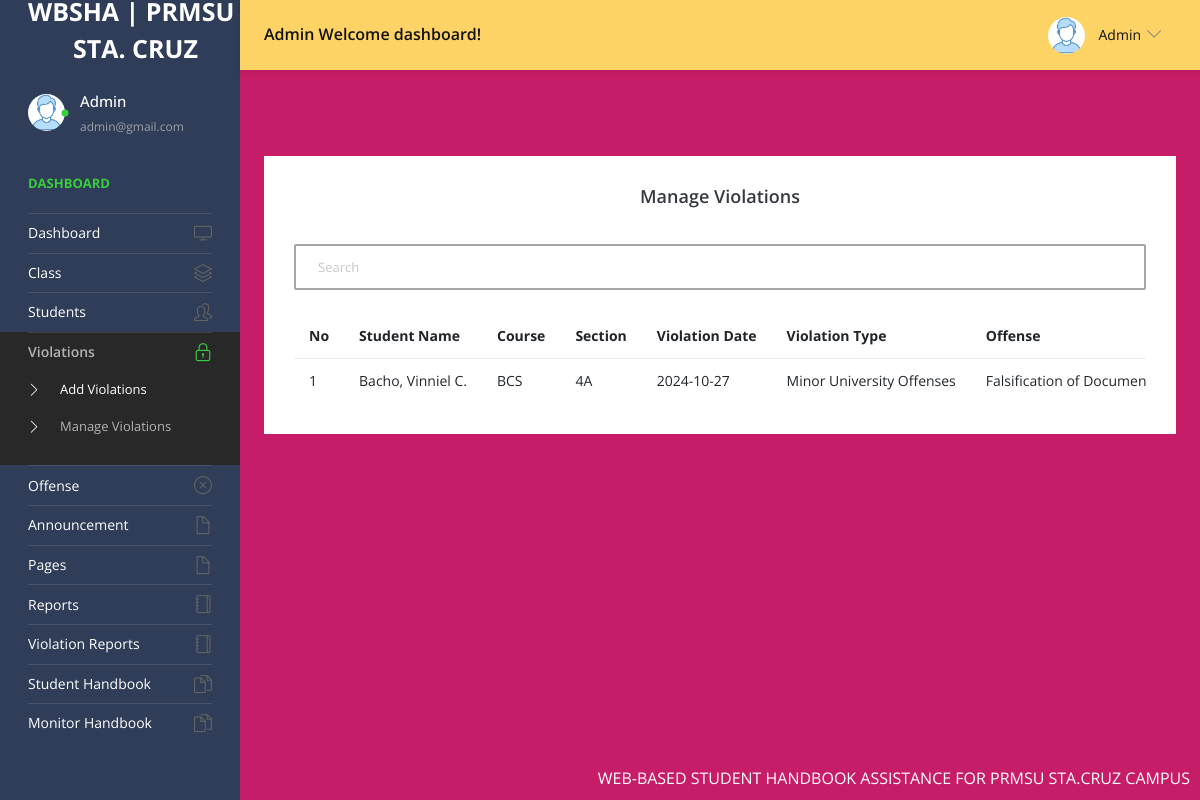
/admin/manage-violations.php (signed in), run on the app's committed database.
### tables this page shows
CREATE TABLE `violations` (
  `id` int(11) NOT NULL,
  `student_id` int(11) NOT NULL,
  `violation_date` date NOT NULL,
  `violation_type` varchar(255) NOT NULL,
  `description` text DEFAULT NULL,
  `Sanction` int(11) NOT NULL,
  `penalty` varchar(255) DEFAULT NULL,
  `created_at` timestamp NOT NULL DEFAULT current_timestamp(),
  `updated_at` timestamp NOT NULL DEFAULT current_timestamp() ON UPDATE current_timestamp()
);

CREATE TABLE `tblstudent` (
  `ID` int(10) NOT NULL,
  `StudentName` varchar(200) DEFAULT NULL,
  `StudentEmail` varchar(200) DEFAULT NULL,
  `StudentClass` varchar(100) DEFAULT NULL,
  `Gender` varchar(50) DEFAULT NULL,
  `DOB` date DEFAULT NULL,
  `StuID` varchar(200) DEFAULT NULL,
  `FatherName` mediumtext DEFAULT NULL,
  `MotherName` mediumtext DEFAULT NULL,
  `ContactNumber` bigint(10) DEFAULT NULL,
  `AltenateNumber` bigint(10) DEFAULT NULL,
  `Address` mediumtext DEFAULT NULL,
  `UserName` varchar(200) DEFAULT NULL,
  `Password` varchar(200) DEFAULT NULL,
  `Image` varchar(200) DEFAULT NULL,
  `DateofAdmission` timestamp NULL DEFAULT current_timestamp(),
  `verify` int(11) NOT NULL DEFAULT 0,
  `isReading` tinyint(1) NOT NULL DEFAULT 0,
  `last_seen` datetime DEFAULT current_timestamp(),
  `code` varchar(255) NOT NULL
);

CREATE TABLE `tblclass` (
  `ID` int(5) NOT NULL,
  `ClassName` varchar(50) DEFAULT NULL,
  `Section` varchar(20) DEFAULT NULL,
  `CreationDate` timestamp NULL DEFAULT current_timestamp()
);

### admin/manage-violations.php (the view, shortened to what this page needs)
<?php
include('includes/dbconnection.php');
if (strlen($_SESSION['sturecmsaid'] == 0)) {
  header('location:logout.php');
} else {
  ?>
  <!DOCTYPE html>
  <html lang="en">
  <head>
    <link rel="stylesheet" href="vendors/simple-line-icons/css/simple-line-icons.css">
    <link rel="stylesheet" href="vendors/flag-icon-css/css/flag-icon.min.css">
    <link rel="stylesheet" href="vendors/css/vendor.bundle.base.css">
    <link rel="stylesheet" href="./vendors/daterangepicker/daterangepicker.css">
    <link rel="stylesheet" href="./vendors/chartist/chartist.min.css">
    <link rel="stylesheet" href="./css/style.css">
  </head>
  <body>
    <div class="container-scroller">
      <?php include_once('includes/header.php'); ?>
      <div class="container-fluid page-body-wrapper">
        <?php include_once('includes/sidebar.php'); ?>
        <div class="main-panel">
          <div class="content-wrapper" style="background-color: #c71d68;">
            <div class="page-header">
              <nav aria-label="breadcrumb">
                <ol class="breadcrumb">
                </ol>
              </nav>
            </div>
            <div class="row">
              <div class="col-12 grid-margin stretch-card">
                <div class="card">
                  <div class="card-body">
                    <h4 class="card-title" style="text-align: center;">Manage Violations</h4>
                    <div class="table-responsive">
                      <input style="border: 2px #a5a5a5 solid;" type="text" id="searchInput" onkeyup="filterTable()"
                        placeholder="Search" class="form-control mb-4 mt-4">
                      <table class="table table-responsive" id="table">
                        <thead>
                          <tr>
                            <th class="font-weight-bold"> No</th>
                            <th class="font-weight-bold">Student Name</th>
                            <th class="font-weight-bold">Course</th>
                            <th class="font-weight-bold">Section</th>
                            <th class="font-weight-bold">Violation Date</th>
                            <th class="font-weight-bold">Violation Type</th>
                            <th class="font-weight-bold">Offense</th>
                          </tr>
                        </thead>
                        <tbody>
                          <?php
                          if (isset($_GET['pageno'])) {
                            $pageno = $_GET['pageno'];
                          } else {
                            $pageno = 1;
                          }
                          $no_of_records_per_page = 5000;
                          $offset = ($pageno - 1) * $no_of_records_per_page;
                          $sql = "SELECT v.id, s.StudentName, c.ClassName, c.Section, v.violation_date, v.violation_type, v.description, v.Sanction, v.penalty
                            FROM violations v
                            JOIN tblstudent s ON v.student_id = s.ID
                            JOIN tblclass c ON s.StudentClass = c.ID
                            LIMIT $offset, $no_of_records_per_page";
                          $query = $dbh->prepare($sql);
                          $query->execute();
                          $results = $query->fetchAll(PDO::FETCH_OBJ);
                          $cnt = 1;
                          if ($query->rowCount() > 0) {
                            foreach ($results as $row) {
                              ?>
                              <tr>
                                <td><?php echo htmlentities($cnt); ?></td>
                                <td><?php echo htmlentities($row->StudentName); ?></td>
                                <td><?php echo htmlentities($row->ClassName); ?></td>
                                <td><?php echo htmlentities($row->Section); ?></td>
                                <td><?php echo htmlentities($row->violation_date); ?></td>
                                <td><?php echo htmlentities($row->violation_type); ?></td>
                                <td><?php echo htmlentities($row->description); ?></td>
                              </tr>
                              <?php
                              $cnt++;
                            }
                          }
                          ?>
                        </tbody>
                      </table>
                    </div>
                  </div>
                </div>
              </div>
            </div>
          </div>
        </div>
      </div>
    </div>
    <?php include_once('includes/footer.php'); ?>
  </body>
  </html>
<?php } ?>

### admin/includes/header.php (shortened to what this page needs)
<head>
</head>
<nav class="navbar default-layout-navbar col-lg-12 col-12 p-0 fixed-top d-flex flex-row" style="background-color: #FED365;">
  <div class="navbar-brand-wrapper d-flex align-items-center"style="background-color: #2f3d58;">
    <a class="navbar-brand brand-logo" href="dashboard.php">
         <strong style="color: white; display: block; font-size: 25px; line-height: 1; font-weight: bold;">
</strong>
<span style="display: block; font-size: 25px; color: white; margin-top: 0px; padding-left: 45px; padding-right: 1px; font-weight: bold;">
  STA. CRUZ
</span>
    </a>
  </div><?php
  $aid = $_SESSION['sturecmsaid'];
  $sql = "SELECT * from tbladmin where ID=:aid";
  $query = $dbh->prepare($sql);
  $query->bindParam(':aid', $aid, PDO::PARAM_STR);
  $query->execute();
  $results = $query->fetchAll(PDO::FETCH_OBJ);
  if ($query->rowCount() > 0) {
    foreach ($results as $row) { ?>
      <div class="navbar-menu-wrapper d-flex align-items-center flex-grow-1">
        <h5 class="mb-0 font-weight-medium d-none d-lg-flex"><?php echo htmlentities($row->AdminName); ?> Welcome dashboard!
        </h5>
        <ul class="navbar-nav navbar-nav-right ml-auto">
          <li class="nav-item dropdown d-none d-xl-inline-flex user-dropdown">
            <a class="nav-link dropdown-toggle" id="UserDropdown" href="#" data-toggle="dropdown" aria-expanded="false">
              <img class="img-xs rounded-circle ml-2" src="images/faces/face8.jpg" alt="Profile image"> <span
                class="font-weight-normal"> <?php echo htmlentities($row->AdminName); ?> </span></a>
              </div><?php $cnt = $cnt + 1;
    }
  } ?>
      </li>
    </ul>
  </div>
</nav>

### admin/includes/sidebar.php (shortened to what this page needs)
<nav class="sidebar sidebar-offcanvas" id="sidebar" style="background-color: #2f3d58;">
  <ul class="nav">
    <li class="nav-item nav-profile">
      <a href="#" class="nav-link">
        <div class="profile-image">
          <img class="img-xs rounded-circle" src="images/faces/face8.jpg" alt="profile image">
          <div class="dot-indicator bg-success"></div>
        </div>
        <div class="text-wrapper">
          <?php
          $aid = $_SESSION['sturecmsaid'];
          $sql = "SELECT * from tbladmin where ID=:aid";
          $query = $dbh->prepare($sql);
          $query->bindParam(':aid', $aid, PDO::PARAM_STR);
          $query->execute();
          $results = $query->fetchAll(PDO::FETCH_OBJ);
          $cnt = 1;
          if ($query->rowCount() > 0) {
            foreach ($results as $row) { ?>
              <p class="profile-name"><?php echo htmlentities($row->AdminName); ?></p>
              <p class="designation"><?php echo htmlentities($row->Email); ?></p><?php $cnt = $cnt + 1;
            }
          } ?>
        </div>
      </a>
    </li>
    <li class="nav-item nav-category">
      <span class="nav-link">Dashboard</span>
    </li>
    <li class="nav-item">
      <a class="nav-link" href="dashboard.php">
        <span class="menu-title">Dashboard</span>
        <i class="icon-screen-desktop menu-icon"></i>
      </a>
    </li>
    <li class="nav-item">
      <a class="nav-link" data-toggle="collapse" href="#ui-basic" aria-expanded="false" aria-controls="ui-basic">
        <span class="menu-title">Class</span>
        <i class="icon-layers menu-icon"></i>
      </a>
    </li>
    <li class="nav-item">
      <a class="nav-link" data-toggle="collapse" href="#ui-basic1" aria-expanded="false" aria-controls="ui-basic1">
        <span class="menu-title">Students</span>
        <i class="icon-people menu-icon"></i>
      </a>
    </li>
    <li class="nav-item">
      <a class="nav-link" data-toggle="collapse" href="#violations" aria-expanded="false" aria-controls="violations">
        <span class="menu-title">Violations</span>
        <i class="icon-lock menu-icon"></i>
      </a>
      <div class="collapse" id="violations">
        <ul class="nav flex-column sub-menu">
          <li class="nav-item"> <a class="nav-link" href="add-violations.php">Add Violations</a></li>
          <li class="nav-item"> <a class="nav-link" href="manage-violations.php">Manage Violations</a></li>
        </ul>
      </div>
    </li>
    <li class="nav-item">
      <a class="nav-link" data-toggle="collapse" href="#offense" aria-expanded="false" aria-controls="offense">
        <span class="menu-title">Offense</span>
        <i class="icon-close menu-icon"></i>
      </a>
    </li>
    <li class="nav-item">
      <a class="nav-link" data-toggle="collapse" href="#auth" aria-expanded="false" aria-controls="auth">
        <span class="menu-title">Announcement </span>
        <i class="icon-doc menu-icon"></i>
      </a>
    </li>
    <li class="nav-item">
      <a class="nav-link" data-toggle="collapse" href="#auth2" aria-expanded="false" aria-controls="auth">
        <span class="menu-title">Pages</span>
        <i class="icon-doc menu-icon"></i>
      </a>
    </li>
    <li class="nav-item">
      <a class="nav-link" href="between-dates-reports.php">
        <span class="menu-title">Reports</span>
        <i class="icon-notebook menu-icon"></i>
      </a>
    </li>
    <li class="nav-item">
      <a class="nav-link" href="violation-report.php">
        <span class="menu-title">Violation Reports</span>
        <i class="icon-notebook menu-icon"></i>
      </a>
    </li>
    <li class="nav-item">
      <a class="nav-link" href="handbook2.php">
        <span class="menu-title">Student Handbook</span>
        <i class="icon-docs menu-icon"></i>
      </a>
    </li>
    <li class="nav-item">
      <a class="nav-link" href="monitor.php">
        <span class="menu-title">Monitor Handbook</span>
        <i class="icon-docs menu-icon"></i>
      </a>
    </li>
  </ul>
</nav>

### data on the page
violations: student.StudentName "Bacho, Vinniel C.", tblclass.ClassName "BCS", tblclass.Section "4A", violation_date "2024-10-27", violation_type "Minor University Offenses", description "Falsification of…"

### other printed values
$row->AdminName "Admin"
$row->Email "admin@gmail.com"
